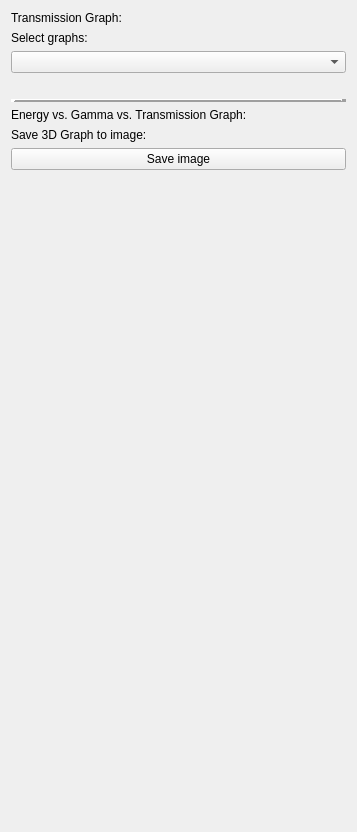
          <widget class="QWidget" name="scrollAreaWidgetContents_3">
           <property name="geometry">
            <rect>
             <x>0</x>
             <y>0</y>
             <width>357</width>
             <height>832</height>
            </rect>
           </property>
           <layout class="QGridLayout" name="gridLayout_11">
            <item row="0" column="0">
             <widget class="QLabel" name="label_39">
              <property name="text">
               <string>Transmission Graph:</string>
              </property>
             </widget>
            </item>
            <item row="1" column="0">
             <widget class="QLabel" name="label_36">
              <property name="text">
               <string>Select graphs:</string>
              </property>
             </widget>
            </item>
            <item row="2" column="0">
             <widget class="QComboBox" name="graphComboBox"/>
            </item>
            <item row="8" column="0">
             <spacer name="verticalSpacer_8">
              <property name="orientation">
               <enum>Qt::Vertical</enum>
              </property>
              <property name="sizeType">
               <enum>QSizePolicy::Expanding</enum>
              </property>
              <property name="sizeHint" stdset="0">
               <size>
                <width>20</width>
                <height>680</height>
               </size>
              </property>
             </spacer>
            </item>
            <item row="4" column="0">
             <widget class="Line" name="line_18">
              <property name="frameShadow">
               <enum>QFrame::Raised</enum>
              </property>
              <property name="lineWidth">
               <number>5</number>
              </property>
              <property name="orientation">
               <enum>Qt::Horizontal</enum>
              </property>
             </widget>
            </item>
            <item row="3" column="0">
             <spacer name="verticalSpacer_21">
              <property name="orientation">
               <enum>Qt::Vertical</enum>
              </property>
              <property name="sizeType">
               <enum>QSizePolicy::Fixed</enum>
              </property>
              <property name="sizeHint" stdset="0">
               <size>
                <width>20</width>
                <height>20</height>
               </size>
              </property>
             </spacer>
            </item>
            <item row="5" column="0">
             <widget class="QLabel" name="label_56">
              <property name="text">
               <string>Energy vs. Gamma vs. Transmission Graph:</string>
              </property>
             </widget>
            </item>
            <item row="6" column="0">
             <widget class="QLabel" name="label_55">
              <property name="text">
               <string>Save 3D Graph to image:</string>
              </property>
             </widget>
            </item>
            <item row="7" column="0">
             <widget class="QPushButton" name="save3DImageButton">
              <property name="text">
               <string>Save image</string>
              </property>
             </widget>
            </item>
           </layout>
          </widget>
